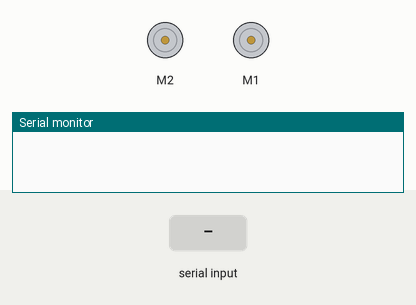
Bench run of a program on a simulated Arduino Uno, built with avr-gcc and run on an emulated ATmega328P. Parts: 2 × DC motor (green arrow = forward, orange = backward, longer = faster), the last lines printed to the serial monitor. The inputs (shaded band) are chosen by the test bench.

Above: at 1.2 s.
1.3 s: "F" received over Serial
At 2.3 s:
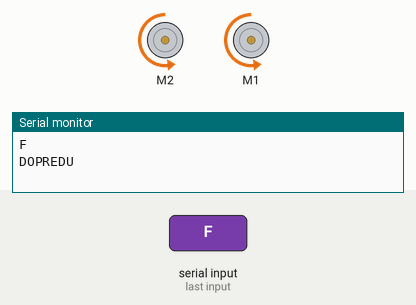
2.8 s: "B" received over Serial
At 3.5 s:
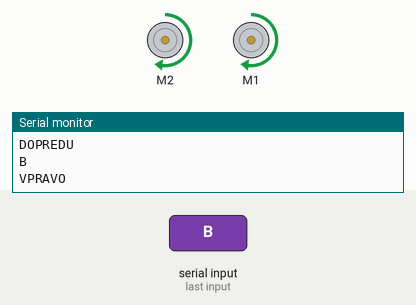
4.3 s: "R" received over Serial
At 4.6 s:
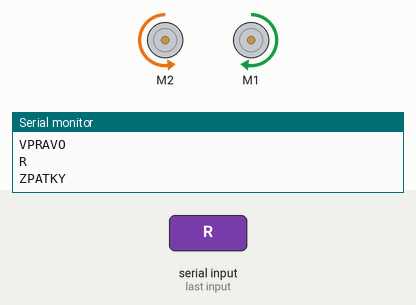
5.8 s: "L" received over Serial
At 6.9 s:
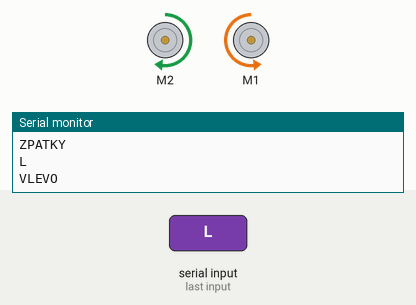
Timing chart, 0 to 8.3 s (numbered marks = the images above; inputs shaded):
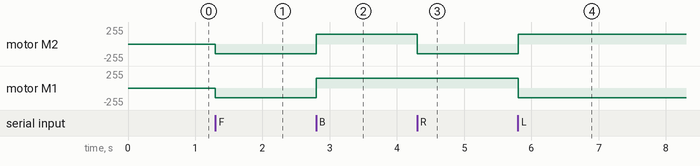

The program:

main.cpp
```cpp
#include <Arduino.h>
#include <AFMotor.h>
AF_DCMotor motorR(2);
AF_DCMotor motorL(1);
char data = 0;
char speed = 145;
void setup()
{
    Serial.begin(9600);
   // Serial.println("TEST");
    motorR.setSpeed(speed);
    motorL.setSpeed(speed);
}
void forward()
{
  Serial.println("DOPREDU");
  motorR.run(BACKWARD);
  motorL.run(BACKWARD);
}
void right()
{
  Serial.println("ZPATKY");
  motorR.run(BACKWARD);
  motorL.run(FORWARD);
}
void left()
{
  Serial.println("VLEVO");
  motorR.run(FORWARD);
  motorL.run(BACKWARD);
}
void backward()
{
  Serial.println("VPRAVO");
  motorR.run(FORWARD);
  motorL.run(FORWARD);
}
void hold()
{
  Serial.println("Stop");
  motorR.run(RELEASE);
  motorL.run(RELEASE);
}

void loop()
{
   if(Serial.available() > 0)
   {
      data = Serial.read();
      Serial.println(data);

      if(data == 'F')
      {
        forward();
      }
      else if(data == 'B')
      {
        backward();
      }
      else if(data == 'R')
      {
       right();
      }
      else if(data == 'L')
      {
        left();
      }
      else if(data == 'S')
      {
        hold();
      }
   }
 }
```

Measured:
- after the input at 1.3 s, motor M2, motor M1: stopped → backward 145/255 at once
- after the input at 2.8 s, motor M2, motor M1: backward 145/255 → forward 145/255 at once
- after the input at 4.3 s, motor M2: forward 145/255 → backward 145/255 at once
- after the input at 5.8 s, motor M2: backward 145/255 → forward 145/255 at once; motor M1: forward 145/255 → backward 145/255 at once
